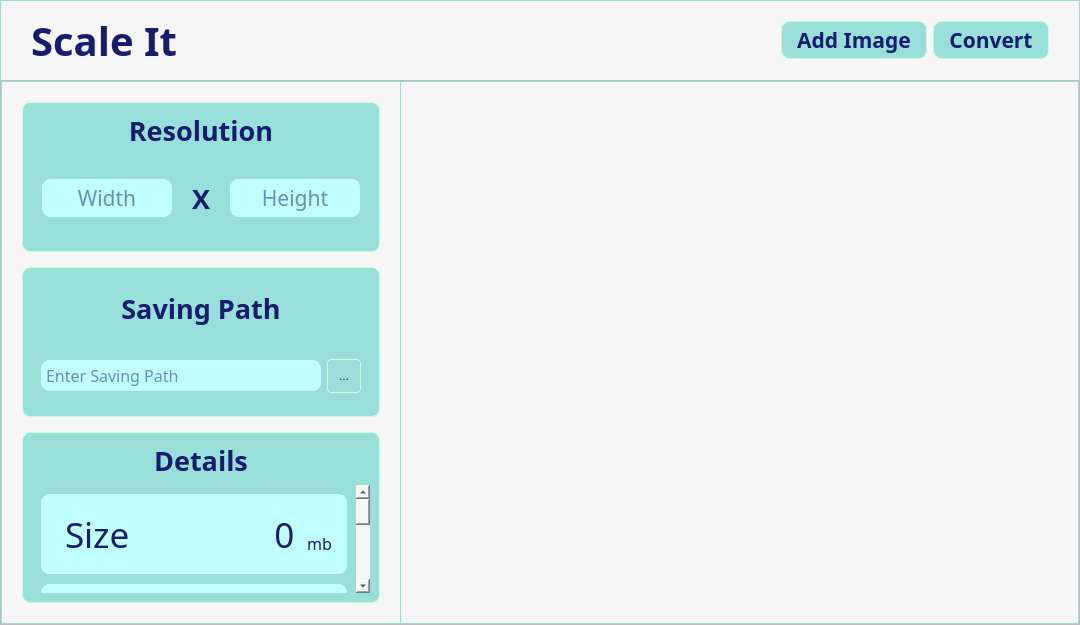
<?xml version="1.0" encoding="UTF-8"?>
<ui version="4.0">
 <class>MainWindow</class>
 <widget class="QMainWindow" name="MainWindow">
  <property name="geometry">
   <rect>
    <x>0</x>
    <y>0</y>
    <width>1080</width>
    <height>625</height>
   </rect>
  </property>
  <property name="windowTitle">
   <string>Scale It</string>
  </property>
  <property name="windowIcon">
   <iconset>
    <normaloff>assets/images/logo.png</normaloff>assets/images/logo.png</iconset>
  </property>
  <widget class="QWidget" name="centralwidget">
   <property name="styleSheet">
    <string notr="true">background-color:#F6F6F6;</string>
   </property>
   <layout class="QVBoxLayout" name="verticalLayout">
    <property name="spacing">
     <number>0</number>
    </property>
    <property name="leftMargin">
     <number>0</number>
    </property>
    <property name="topMargin">
     <number>0</number>
    </property>
    <property name="rightMargin">
     <number>0</number>
    </property>
    <property name="bottomMargin">
     <number>0</number>
    </property>
    <item>
     <widget class="QFrame" name="frame">
      <property name="sizePolicy">
       <sizepolicy hsizetype="Preferred" vsizetype="Fixed">
        <horstretch>0</horstretch>
        <verstretch>0</verstretch>
       </sizepolicy>
      </property>
      <property name="minimumSize">
       <size>
        <width>0</width>
        <height>80</height>
       </size>
      </property>
      <property name="styleSheet">
       <string notr="true">QFrame{
border:1px solid #98DED9;
border-bottom:0px;
}</string>
      </property>
      <property name="frameShape">
       <enum>QFrame::StyledPanel</enum>
      </property>
      <property name="frameShadow">
       <enum>QFrame::Raised</enum>
      </property>
      <layout class="QHBoxLayout" name="horizontalLayout_2">
       <property name="leftMargin">
        <number>30</number>
       </property>
       <property name="rightMargin">
        <number>30</number>
       </property>
       <item>
        <widget class="QLabel" name="label">
         <property name="sizePolicy">
          <sizepolicy hsizetype="Preferred" vsizetype="Fixed">
           <horstretch>0</horstretch>
           <verstretch>0</verstretch>
          </sizepolicy>
         </property>
         <property name="minimumSize">
          <size>
           <width>0</width>
           <height>10</height>
          </size>
         </property>
         <property name="font">
          <font>
           <family>Poppins SemiBold</family>
           <pointsize>30</pointsize>
           <weight>75</weight>
           <bold>true</bold>
          </font>
         </property>
         <property name="styleSheet">
          <string notr="true">QLabel{
border: 0px;
color:#161D6F;
}</string>
         </property>
         <property name="text">
          <string>Scale It</string>
         </property>
         <property name="alignment">
          <set>Qt::AlignHCenter|Qt::AlignTop</set>
         </property>
        </widget>
       </item>
       <item>
        <spacer name="horizontalSpacer">
         <property name="orientation">
          <enum>Qt::Horizontal</enum>
         </property>
         <property name="sizeHint" stdset="0">
          <size>
           <width>549</width>
           <height>20</height>
          </size>
         </property>
        </spacer>
       </item>
       <item>
        <widget class="QPushButton" name="add_image">
         <property name="font">
          <font>
           <family>Poppins SemiBold</family>
           <pointsize>16</pointsize>
           <weight>75</weight>
           <bold>true</bold>
          </font>
         </property>
         <property name="styleSheet">
          <string notr="true">QPushButton{
border: 1px solid #C7FFD8;
border-radius: 8px;
padding:3px 15px;
background-color:#98DED9;
color:#161D6F;
}
QPushButton:hover{
background-color:#C7FFD8;
border: 1px solid #98DED9;
}
QPushButton:pressed {
background-color:#161D6F;
color:#98DED9;
}</string>
         </property>
         <property name="text">
          <string>Add Image</string>
         </property>
         <property name="icon">
          <iconset>
           <normaloff>assets/images/add.png</normaloff>assets/images/add.png</iconset>
         </property>
         <property name="iconSize">
          <size>
           <width>30</width>
           <height>30</height>
          </size>
         </property>
         <property name="flat">
          <bool>false</bool>
         </property>
        </widget>
       </item>
       <item>
        <widget class="QPushButton" name="convert">
         <property name="font">
          <font>
           <family>Poppins SemiBold</family>
           <pointsize>16</pointsize>
           <weight>75</weight>
           <bold>true</bold>
          </font>
         </property>
         <property name="styleSheet">
          <string notr="true">QPushButton{
border: 1px solid #C7FFD8;
border-radius: 8px;
padding:3px 15px;
background-color:#98DED9;
color:#161D6F;
}
QPushButton:hover{
background-color:#C7FFD8;
border: 1px solid #98DED9;
}
QPushButton:pressed {
background-color:#161D6F;
color:#98DED9;
}</string>
         </property>
         <property name="text">
          <string>Convert</string>
         </property>
         <property name="flat">
          <bool>false</bool>
         </property>
        </widget>
       </item>
      </layout>
     </widget>
    </item>
    <item>
     <widget class="QFrame" name="frame_2">
      <property name="frameShape">
       <enum>QFrame::StyledPanel</enum>
      </property>
      <property name="frameShadow">
       <enum>QFrame::Raised</enum>
      </property>
      <layout class="QHBoxLayout" name="horizontalLayout">
       <property name="spacing">
        <number>0</number>
       </property>
       <property name="leftMargin">
        <number>0</number>
       </property>
       <property name="topMargin">
        <number>0</number>
       </property>
       <property name="rightMargin">
        <number>0</number>
       </property>
       <property name="bottomMargin">
        <number>0</number>
       </property>
       <item>
        <widget class="QFrame" name="frame_3">
         <property name="sizePolicy">
          <sizepolicy hsizetype="Fixed" vsizetype="Preferred">
           <horstretch>0</horstretch>
           <verstretch>0</verstretch>
          </sizepolicy>
         </property>
         <property name="minimumSize">
          <size>
           <width>400</width>
           <height>0</height>
          </size>
         </property>
         <property name="styleSheet">
          <string notr="true">QFrame{
border:1px solid #98DED9;
}</string>
         </property>
         <property name="frameShape">
          <enum>QFrame::StyledPanel</enum>
         </property>
         <property name="frameShadow">
          <enum>QFrame::Raised</enum>
         </property>
         <layout class="QVBoxLayout" name="verticalLayout_2">
          <property name="spacing">
           <number>15</number>
          </property>
          <property name="leftMargin">
           <number>20</number>
          </property>
          <property name="topMargin">
           <number>20</number>
          </property>
          <property name="rightMargin">
           <number>20</number>
          </property>
          <property name="bottomMargin">
           <number>20</number>
          </property>
          <item>
           <widget class="QFrame" name="frame_5">
            <property name="sizePolicy">
             <sizepolicy hsizetype="Preferred" vsizetype="Fixed">
              <horstretch>0</horstretch>
              <verstretch>0</verstretch>
             </sizepolicy>
            </property>
            <property name="minimumSize">
             <size>
              <width>0</width>
              <height>150</height>
             </size>
            </property>
            <property name="styleSheet">
             <string notr="true">QFrame{
border:1px solid #C7FFD8;
border-radius:8px;
background-color:#98DED9;
color:#161D6F;
}</string>
            </property>
            <property name="frameShape">
             <enum>QFrame::StyledPanel</enum>
            </property>
            <property name="frameShadow">
             <enum>QFrame::Raised</enum>
            </property>
            <layout class="QVBoxLayout" name="verticalLayout_3">
             <item>
              <widget class="QLabel" name="label_2">
               <property name="sizePolicy">
                <sizepolicy hsizetype="Preferred" vsizetype="Fixed">
                 <horstretch>0</horstretch>
                 <verstretch>0</verstretch>
                </sizepolicy>
               </property>
               <property name="font">
                <font>
                 <family>Poppins SemiBold</family>
                 <pointsize>20</pointsize>
                 <weight>75</weight>
                 <bold>true</bold>
                 <underline>false</underline>
                </font>
               </property>
               <property name="styleSheet">
                <string notr="true">QLabel{
color:#161D6F;
border:0px;
}</string>
               </property>
               <property name="text">
                <string>Resolution</string>
               </property>
               <property name="alignment">
                <set>Qt::AlignCenter</set>
               </property>
              </widget>
             </item>
             <item>
              <widget class="QFrame" name="frame_7">
               <property name="styleSheet">
                <string notr="true">QFrame{
border:0px;
}</string>
               </property>
               <property name="frameShape">
                <enum>QFrame::StyledPanel</enum>
               </property>
               <property name="frameShadow">
                <enum>QFrame::Raised</enum>
               </property>
               <layout class="QHBoxLayout" name="horizontalLayout_3">
                <property name="spacing">
                 <number>10</number>
                </property>
                <property name="leftMargin">
                 <number>10</number>
                </property>
                <property name="rightMargin">
                 <number>10</number>
                </property>
                <item>
                 <widget class="QLineEdit" name="img_width">
                  <property name="sizePolicy">
                   <sizepolicy hsizetype="Maximum" vsizetype="Fixed">
                    <horstretch>50</horstretch>
                    <verstretch>0</verstretch>
                   </sizepolicy>
                  </property>
                  <property name="minimumSize">
                   <size>
                    <width>50</width>
                    <height>0</height>
                   </size>
                  </property>
                  <property name="maximumSize">
                   <size>
                    <width>130</width>
                    <height>16777215</height>
                   </size>
                  </property>
                  <property name="font">
                   <font>
                    <family>Poppins</family>
                    <pointsize>16</pointsize>
                   </font>
                  </property>
                  <property name="acceptDrops">
                   <bool>false</bool>
                  </property>
                  <property name="autoFillBackground">
                   <bool>false</bool>
                  </property>
                  <property name="styleSheet">
                   <string notr="true">QLineEdit{
padding: 2px;
border: 1px solid #BFFFFE;
border-radius:8px;
background-color: #BFFFFE;
color: #161D6F;
}</string>
                  </property>
                  <property name="inputMask">
                   <string/>
                  </property>
                  <property name="text">
                   <string/>
                  </property>
                  <property name="maxLength">
                   <number>4</number>
                  </property>
                  <property name="alignment">
                   <set>Qt::AlignCenter</set>
                  </property>
                  <property name="readOnly">
                   <bool>false</bool>
                  </property>
                  <property name="placeholderText">
                   <string>Width</string>
                  </property>
                 </widget>
                </item>
                <item>
                 <widget class="QLabel" name="label_3">
                  <property name="font">
                   <font>
                    <family>Poppins SemiBold</family>
                    <pointsize>20</pointsize>
                    <weight>75</weight>
                    <bold>true</bold>
                   </font>
                  </property>
                  <property name="styleSheet">
                   <string notr="true">QLabel{
border: 0px;
color:#161D6F;
}</string>
                  </property>
                  <property name="text">
                   <string>X</string>
                  </property>
                  <property name="alignment">
                   <set>Qt::AlignCenter</set>
                  </property>
                 </widget>
                </item>
                <item>
                 <widget class="QLineEdit" name="img_height">
                  <property name="maximumSize">
                   <size>
                    <width>130</width>
                    <height>16777215</height>
                   </size>
                  </property>
                  <property name="font">
                   <font>
                    <family>Poppins</family>
                    <pointsize>16</pointsize>
                   </font>
                  </property>
                  <property name="acceptDrops">
                   <bool>false</bool>
                  </property>
                  <property name="styleSheet">
                   <string notr="true">QLineEdit{
padding: 2px;
border: 1px solid #BFFFFE;
border-radius:8px;
background-color: #BFFFFE;
color: #161D6F;
}</string>
                  </property>
                  <property name="maxLength">
                   <number>4</number>
                  </property>
                  <property name="alignment">
                   <set>Qt::AlignCenter</set>
                  </property>
                  <property name="readOnly">
                   <bool>false</bool>
                  </property>
                  <property name="placeholderText">
                   <string>Height</string>
                  </property>
                 </widget>
                </item>
               </layout>
              </widget>
             </item>
            </layout>
           </widget>
          </item>
          <item>
           <widget class="QFrame" name="frame_12">
            <property name="sizePolicy">
             <sizepolicy hsizetype="Preferred" vsizetype="Fixed">
              <horstretch>0</horstretch>
              <verstretch>0</verstretch>
             </sizepolicy>
            </property>
            <property name="minimumSize">
             <size>
              <width>0</width>
              <height>150</height>
             </size>
            </property>
            <property name="styleSheet">
             <string notr="true">QFrame{
border:1px solid #C7FFD8;
border-radius:8px;
background-color:#98DED9;
color:#161D6F;
}</string>
            </property>
            <property name="frameShape">
             <enum>QFrame::StyledPanel</enum>
            </property>
            <property name="frameShadow">
             <enum>QFrame::Raised</enum>
            </property>
            <layout class="QVBoxLayout" name="verticalLayout_8">
             <item>
              <widget class="QLabel" name="label_6">
               <property name="font">
                <font>
                 <family>Poppins SemiBold</family>
                 <pointsize>20</pointsize>
                 <weight>75</weight>
                 <bold>true</bold>
                </font>
               </property>
               <property name="styleSheet">
                <string notr="true">QLabel{
color:#161D6F;
border:0px;
}</string>
               </property>
               <property name="text">
                <string>Saving Path</string>
               </property>
               <property name="alignment">
                <set>Qt::AlignCenter</set>
               </property>
              </widget>
             </item>
             <item>
              <widget class="QFrame" name="frame_13">
               <property name="styleSheet">
                <string notr="true">QFrame{
border:0px;
}</string>
               </property>
               <property name="frameShape">
                <enum>QFrame::StyledPanel</enum>
               </property>
               <property name="frameShadow">
                <enum>QFrame::Raised</enum>
               </property>
               <layout class="QHBoxLayout" name="horizontalLayout_7">
                <item>
                 <widget class="QLineEdit" name="sacing_pathfield">
                  <property name="font">
                   <font>
                    <family>Poppins</family>
                    <pointsize>12</pointsize>
                   </font>
                  </property>
                  <property name="styleSheet">
                   <string notr="true">QLineEdit{
padding: 2px;
border: 1px solid #BFFFFE;
border-radius:8px;
background-color: #BFFFFE;
color: #161D6F;
}</string>
                  </property>
                  <property name="placeholderText">
                   <string>Enter Saving Path</string>
                  </property>
                 </widget>
                </item>
                <item>
                 <widget class="QPushButton" name="save_path">
                  <property name="sizePolicy">
                   <sizepolicy hsizetype="Fixed" vsizetype="Fixed">
                    <horstretch>10</horstretch>
                    <verstretch>0</verstretch>
                   </sizepolicy>
                  </property>
                  <property name="minimumSize">
                   <size>
                    <width>10</width>
                    <height>0</height>
                   </size>
                  </property>
                  <property name="maximumSize">
                   <size>
                    <width>34</width>
                    <height>34</height>
                   </size>
                  </property>
                  <property name="styleSheet">
                   <string notr="true">QPushButton{
border: 1px solid #C7FFD8;
border-radius: 4px;
padding:1px;
background-color:#98DED9;
color:#161D6F;
}
QPushButton:hover{
background-color:#C7FFD8;
border: 1px solid #98DED9;
}
QPushButton:pressed {
background-color:#161D6F;
color:#98DED9;
}</string>
                  </property>
                  <property name="text">
                   <string>...</string>
                  </property>
                 </widget>
                </item>
               </layout>
              </widget>
             </item>
            </layout>
           </widget>
          </item>
          <item>
           <widget class="QFrame" name="frame_6">
            <property name="sizePolicy">
             <sizepolicy hsizetype="Preferred" vsizetype="Preferred">
              <horstretch>0</horstretch>
              <verstretch>0</verstretch>
             </sizepolicy>
            </property>
            <property name="minimumSize">
             <size>
              <width>0</width>
              <height>0</height>
             </size>
            </property>
            <property name="styleSheet">
             <string notr="true">QFrame{
border:1px solid #C7FFD8;
border-radius:8px;
background-color:#98DED9;
color:#161D6F;
}</string>
            </property>
            <property name="frameShape">
             <enum>QFrame::StyledPanel</enum>
            </property>
            <property name="frameShadow">
             <enum>QFrame::Raised</enum>
            </property>
            <layout class="QVBoxLayout" name="verticalLayout_4">
             <item>
              <widget class="QLabel" name="label_4">
               <property name="font">
                <font>
                 <family>Poppins SemiBold</family>
                 <pointsize>20</pointsize>
                 <weight>75</weight>
                 <bold>true</bold>
                </font>
               </property>
               <property name="styleSheet">
                <string notr="true">border:0px;</string>
               </property>
               <property name="text">
                <string>Details</string>
               </property>
               <property name="alignment">
                <set>Qt::AlignCenter</set>
               </property>
              </widget>
             </item>
             <item>
              <widget class="QScrollArea" name="scrollArea">
               <property name="styleSheet">
                <string notr="true">backgriund-color:#98DED9;
border:0px;</string>
               </property>
               <property name="horizontalScrollBarPolicy">
                <enum>Qt::ScrollBarAlwaysOff</enum>
               </property>
               <property name="widgetResizable">
                <bool>true</bool>
               </property>
               <widget class="QWidget" name="scrollAreaWidgetContents">
                <property name="geometry">
                 <rect>
                  <x>0</x>
                  <y>0</y>
                  <width>325</width>
                  <height>458</height>
                 </rect>
                </property>
                <property name="styleSheet">
                 <string notr="true">background-color:#98DED9;
border:0px;</string>
                </property>
                <layout class="QVBoxLayout" name="verticalLayout_5">
                 <property name="spacing">
                  <number>10</number>
                 </property>
                 <item>
                  <widget class="QFrame" name="frame_8">
                   <property name="minimumSize">
                    <size>
                     <width>0</width>
                     <height>80</height>
                    </size>
                   </property>
                   <property name="maximumSize">
                    <size>
                     <width>16777215</width>
                     <height>80</height>
                    </size>
                   </property>
                   <property name="styleSheet">
                    <string notr="true">QFrame{
padding: 2px;
border: 1px solid #BFFFFE;
border-radius:8px;
background-color: #BFFFFE;
}</string>
                   </property>
                   <property name="frameShape">
                    <enum>QFrame::StyledPanel</enum>
                   </property>
                   <property name="frameShadow">
                    <enum>QFrame::Raised</enum>
                   </property>
                   <layout class="QHBoxLayout" name="horizontalLayout_4">
                    <item>
                     <widget class="QLabel" name="label_5">
                      <property name="font">
                       <font>
                        <family>Poppins Medium</family>
                        <pointsize>26</pointsize>
                       </font>
                      </property>
                      <property name="text">
                       <string>Size</string>
                      </property>
                     </widget>
                    </item>
                    <item>
                     <spacer name="horizontalSpacer_2">
                      <property name="orientation">
                       <enum>Qt::Horizontal</enum>
                      </property>
                      <property name="sizeHint" stdset="0">
                       <size>
                        <width>109</width>
                        <height>20</height>
                       </size>
                      </property>
                     </spacer>
                    </item>
                    <item>
                     <widget class="QLabel" name="img_size">
                      <property name="font">
                       <font>
                        <family>Poppins Medium</family>
                        <pointsize>26</pointsize>
                       </font>
                      </property>
                      <property name="text">
                       <string>0</string>
                      </property>
                      <property name="alignment">
                       <set>Qt::AlignCenter</set>
                      </property>
                     </widget>
                    </item>
                    <item>
                     <widget class="QLabel" name="label_7">
                      <property name="font">
                       <font>
                        <family>Poppins Medium</family>
                        <pointsize>12</pointsize>
                       </font>
                      </property>
                      <property name="text">
                       <string>mb</string>
                      </property>
                      <property name="alignment">
                       <set>Qt::AlignBottom|Qt::AlignHCenter</set>
                      </property>
                     </widget>
                    </item>
                   </layout>
                  </widget>
                 </item>
                 <item>
                  <widget class="QFrame" name="frame_9">
                   <property name="minimumSize">
                    <size>
                     <width>0</width>
                     <height>80</height>
                    </size>
                   </property>
                   <property name="maximumSize">
                    <size>
                     <width>16777215</width>
                     <height>80</height>
                    </size>
                   </property>
                   <property name="styleSheet">
                    <string notr="true">QFrame{
padding: 2px;
border: 1px solid #BFFFFE;
border-radius:8px;
background-color: #BFFFFE;
}</string>
                   </property>
                   <property name="frameShape">
                    <enum>QFrame::StyledPanel</enum>
                   </property>
                   <property name="frameShadow">
                    <enum>QFrame::Raised</enum>
                   </property>
                   <layout class="QHBoxLayout" name="horizontalLayout_5">
                    <item>
                     <widget class="QLabel" name="label_8">
                      <property name="font">
                       <font>
                        <family>Poppins Medium</family>
                        <pointsize>26</pointsize>
                       </font>
                      </property>
                      <property name="text">
                       <string>Color</string>
                      </property>
                     </widget>
                    </item>
                    <item>
                     <spacer name="horizontalSpacer_3">
                      <property name="orientation">
                       <enum>Qt::Horizontal</enum>
                      </property>
                      <property name="sizeHint" stdset="0">
                       <size>
                        <width>49</width>
                        <height>20</height>
                       </size>
                      </property>
                     </spacer>
                    </item>
                    <item>
                     <widget class="QLabel" name="img_color">
                      <property name="font">
                       <font>
                        <family>Poppins Medium</family>
                        <pointsize>26</pointsize>
                       </font>
                      </property>
                      <property name="text">
                       <string>----</string>
                      </property>
                     </widget>
                    </item>
                   </layout>
                  </widget>
                 </item>
                 <item>
                  <widget class="QFrame" name="frame_10">
                   <property name="minimumSize">
                    <size>
                     <width>0</width>
                     <height>80</height>
                    </size>
                   </property>
                   <property name="maximumSize">
                    <size>
                     <width>16777215</width>
                     <height>80</height>
                    </size>
                   </property>
                   <property name="styleSheet">
                    <string notr="true">QFrame{
padding: 2px;
border: 1px solid #BFFFFE;
border-radius:8px;
background-color: #BFFFFE;
}</string>
                   </property>
                   <property name="frameShape">
                    <enum>QFrame::StyledPanel</enum>
                   </property>
                   <property name="frameShadow">
                    <enum>QFrame::Raised</enum>
                   </property>
                   <layout class="QHBoxLayout" name="horizontalLayout_6">
                    <item>
                     <widget class="QLabel" name="label_10">
                      <property name="font">
                       <font>
                        <family>Poppins Medium</family>
                        <pointsize>26</pointsize>
                       </font>
                      </property>
                      <property name="text">
                       <string>Formart</string>
                      </property>
                     </widget>
                    </item>
                    <item>
                     <spacer name="horizontalSpacer_4">
                      <property name="orientation">
                       <enum>Qt::Horizontal</enum>
                      </property>
                      <property name="sizeHint" stdset="0">
                       <size>
                        <width>14</width>
                        <height>20</height>
                       </size>
                      </property>
                     </spacer>
                    </item>
                    <item>
                     <widget class="QLabel" name="img_format">
                      <property name="font">
                       <font>
                        <family>Poppins Medium</family>
                        <pointsize>26</pointsize>
                       </font>
                      </property>
                      <property name="text">
                       <string>JPEG</string>
                      </property>
                     </widget>
                    </item>
                   </layout>
                  </widget>
                 </item>
                 <item>
                  <widget class="QFrame" name="frame_11">
                   <property name="minimumSize">
                    <size>
                     <width>0</width>
                     <height>160</height>
                    </size>
                   </property>
                   <property name="maximumSize">
                    <size>
                     <width>16777215</width>
                     <height>160</height>
                    </size>
                   </property>
                   <property name="styleSheet">
                    <string notr="true">QFrame{
padding: 2px;
border: 1px solid #BFFFFE;
border-radius:8px;
background-color: #BFFFFE;
}</string>
                   </property>
                   <property name="frameShape">
                    <enum>QFrame::StyledPanel</enum>
                   </property>
                   <property name="frameShadow">
                    <enum>QFrame::Raised</enum>
                   </property>
                   <layout class="QVBoxLayout" name="verticalLayout_6">
                    <item>
                     <widget class="QLabel" name="label_12">
                      <property name="font">
                       <font>
                        <family>Poppins Medium</family>
                        <pointsize>26</pointsize>
                        <weight>50</weight>
                        <bold>false</bold>
                       </font>
                      </property>
                      <property name="text">
                       <string>Date Created</string>
                      </property>
                      <property name="alignment">
                       <set>Qt::AlignCenter</set>
                      </property>
                     </widget>
                    </item>
                    <item>
                     <widget class="QLabel" name="img_date">
                      <property name="font">
                       <font>
                        <family>Poppins Light</family>
                        <pointsize>26</pointsize>
                       </font>
                      </property>
                      <property name="text">
                       <string>00-00-0000</string>
                      </property>
                      <property name="alignment">
                       <set>Qt::AlignCenter</set>
                      </property>
                     </widget>
                    </item>
                   </layout>
                  </widget>
                 </item>
                 <item>
                  <spacer name="verticalSpacer">
                   <property name="orientation">
                    <enum>Qt::Vertical</enum>
                   </property>
                   <property name="sizeHint" stdset="0">
                    <size>
                     <width>20</width>
                     <height>40</height>
                    </size>
                   </property>
                  </spacer>
                 </item>
                </layout>
               </widget>
              </widget>
             </item>
            </layout>
           </widget>
          </item>
         </layout>
        </widget>
       </item>
       <item>
        <widget class="QFrame" name="frame_4">
         <property name="styleSheet">
          <string notr="true">QFrame{
border:1px solid #98DED9;
border-left:0px;
}</string>
         </property>
         <property name="frameShape">
          <enum>QFrame::StyledPanel</enum>
         </property>
         <property name="frameShadow">
          <enum>QFrame::Plain</enum>
         </property>
         <property name="lineWidth">
          <number>1</number>
         </property>
         <layout class="QVBoxLayout" name="verticalLayout_7">
          <property name="spacing">
           <number>0</number>
          </property>
          <property name="leftMargin">
           <number>0</number>
          </property>
          <property name="topMargin">
           <number>0</number>
          </property>
          <property name="rightMargin">
           <number>0</number>
          </property>
          <property name="bottomMargin">
           <number>0</number>
          </property>
          <item>
           <widget class="QScrollArea" name="scrollArea_2">
            <property name="minimumSize">
             <size>
              <width>100</width>
              <height>0</height>
             </size>
            </property>
            <property name="styleSheet">
             <string notr="true">border:0px;</string>
            </property>
            <property name="horizontalScrollBarPolicy">
             <enum>Qt::ScrollBarAlwaysOff</enum>
            </property>
            <property name="widgetResizable">
             <bool>true</bool>
            </property>
            <widget class="QWidget" name="scrollAreaWidgetContents_2">
             <property name="geometry">
              <rect>
               <x>0</x>
               <y>0</y>
               <width>676</width>
               <height>541</height>
              </rect>
             </property>
             <layout class="QVBoxLayout" name="verticalLayout_9">
              <property name="spacing">
               <number>0</number>
              </property>
              <property name="leftMargin">
               <number>0</number>
              </property>
              <property name="topMargin">
               <number>0</number>
              </property>
              <property name="rightMargin">
               <number>0</number>
              </property>
              <property name="bottomMargin">
               <number>0</number>
              </property>
              <item>
               <layout class="QVBoxLayout" name="gallery">
                <property name="spacing">
                 <number>15</number>
                </property>
                <property name="leftMargin">
                 <number>20</number>
                </property>
                <property name="topMargin">
                 <number>20</number>
                </property>
                <property name="rightMargin">
                 <number>20</number>
                </property>
                <property name="bottomMargin">
                 <number>20</number>
                </property>
               </layout>
              </item>
             </layout>
            </widget>
           </widget>
          </item>
         </layout>
        </widget>
       </item>
      </layout>
     </widget>
    </item>
   </layout>
  </widget>
 </widget>
 <resources/>
 <connections/>
</ui>
